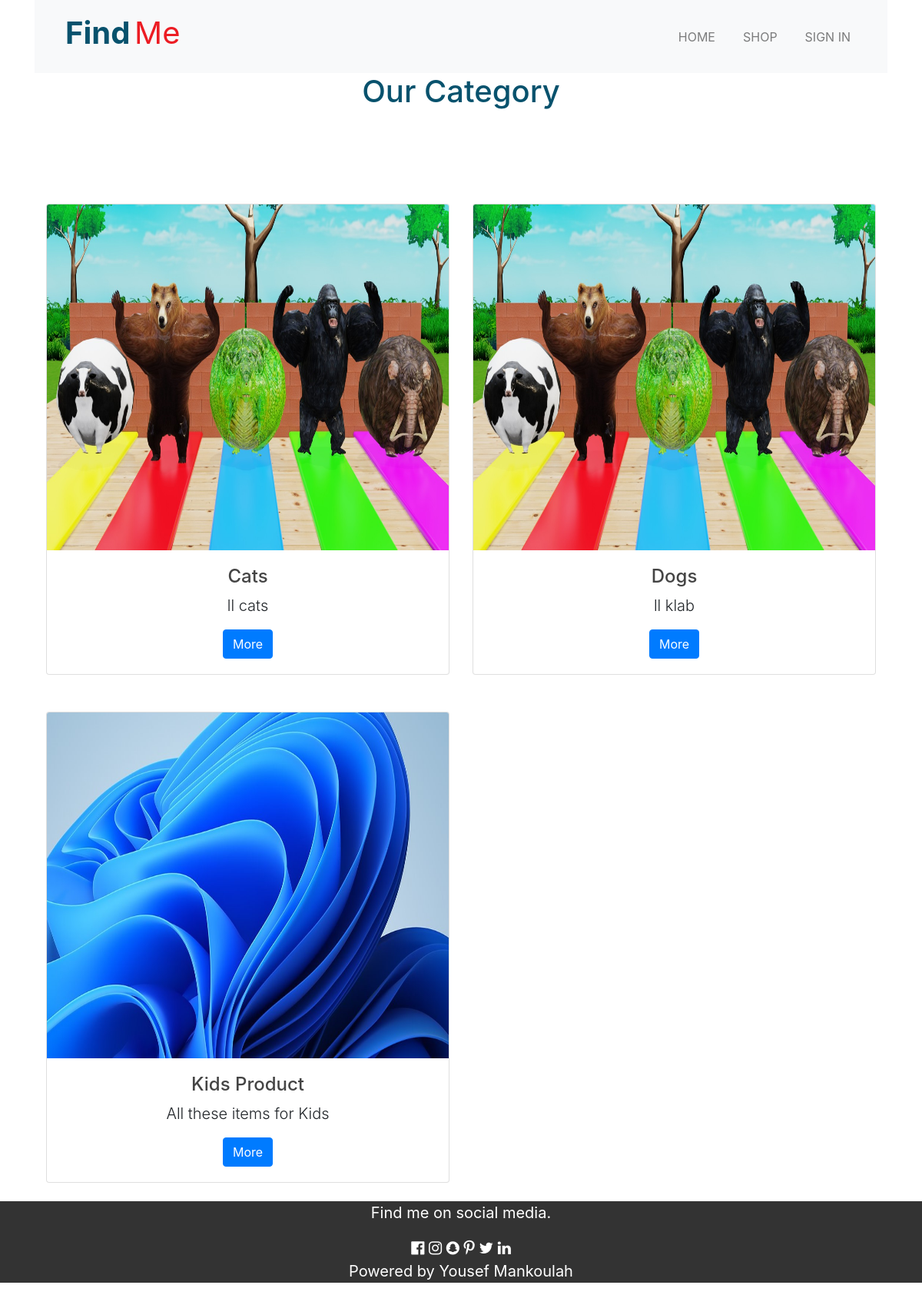
Screenshot of /product/category/ with the database file from the repository.
### product/models.py (models this page shows, shortened)
class Category(models.Model):
    name = models.CharField(max_length=250, unique=True)
    slug = models.SlugField(max_length=250, unique=True)
    description = models.TextField(blank=True)
    image = models.ImageField(upload_to='category', blank=True)
    class Meta:
        ordering = ('name',)

### product/views.py (the view)
# urls.py: path('category/', views.category, name='category'),
def category(request):
    category = Category.objects.all()
    return render(request, 'category.html', {'category': category})

### product/templates/category.html
{% extends "base.html" %}
{% load static %}
{% block content %}
  <div class="container">
    <h1 class="text-center heh">Our Category</h1><br><br>
    <div class="row mx-auto">
        {% for category in category %}
            <div class="my_button col-md-6 col-sm-12 mt-4 mb-4">
                <div class="card text-center">
                    <a href="{% url 'product' category.id %}"><img class="card-img-top my-image" src="{{category.image.url}}" alt="{{category.name}}"></a>
                    <div class="card-body">
                        <h4>{{category.name}}</h4>
                        <p class="lead">{{category.description}}</p>
                       <a href="{% url 'product' category.id %}" class="btn btn-primary">More</a>
                    </div>
                </div>
            </div>
        {% endfor %}
  </div>
</div>
{% endblock %}

### home/static/css/style.css (style rules this page uses)
body { background: #fafafa; color: #333333; margin-top: 5rem; }
h1, h2, h3, h4, h5, h6 { color: #444444; }
.heh { color: #08526d; margin-bottom: 50px; }
.my-image { height: 450px; }

### rows the page displays
Category: image (picture), name "Cats", description "ll cats"
Category: image (picture), name "Dogs", description "ll klab"
Category: image (picture), name "Kids Product", description "All these items for Kids"
